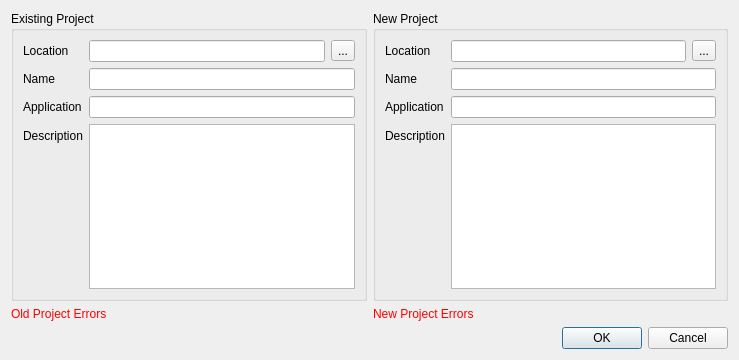
<?xml version="1.0" encoding="UTF-8"?>
<ui version="4.0">
    <class>Dialog</class>
    <widget class="QDialog" name="Dialog">
        <property name="geometry">
            <rect>
                <x>0</x>
                <y>0</y>
                <width>739</width>
                <height>360</height>
            </rect>
        </property>
        <property name="windowTitle">
            <string>Dialog</string>
        </property>
        <layout class="QVBoxLayout" name="verticalLayout_4">
            <item>
                <layout class="QHBoxLayout" name="horizontalLayout_3">
                    <item>
                        <layout class="QVBoxLayout" name="verticalLayout_3">
                            <item>
                                <widget class="QGroupBox" name="groupBox">
                                    <property name="title">
                                        <string>Existing Project</string>
                                    </property>
                                    <layout class="QFormLayout" name="formLayout">
                                        <item row="0" column="0">
                                            <widget class="QLabel" name="label">
                                                <property name="text">
                                                    <string>Location</string>
                                                </property>
                                            </widget>
                                        </item>
                                        <item row="0" column="1">
                                            <layout class="QHBoxLayout" name="horizontalLayout">
                                                <item>
                                                    <widget class="QLineEdit" name="oldPathEdit"/>
                                                </item>
                                                <item>
                                                    <widget class="QToolButton" name="oldBrowseBtn">
                                                        <property name="text">
                                                            <string>...</string>
                                                        </property>
                                                    </widget>
                                                </item>
                                            </layout>
                                        </item>
                                        <item row="1" column="0">
                                            <widget class="QLabel" name="label_4">
                                                <property name="text">
                                                    <string>Name</string>
                                                </property>
                                            </widget>
                                        </item>
                                        <item row="1" column="1">
                                            <widget class="QLineEdit" name="oldNameEdit"/>
                                        </item>
                                        <item row="2" column="0">
                                            <widget class="QLabel" name="label_2">
                                                <property name="text">
                                                    <string>Application</string>
                                                </property>
                                            </widget>
                                        </item>
                                        <item row="2" column="1">
                                            <widget class="QLineEdit" name="oldAppEdit"/>
                                        </item>
                                        <item row="3" column="0">
                                            <widget class="QLabel" name="label_3">
                                                <property name="text">
                                                    <string>Description</string>
                                                </property>
                                            </widget>
                                        </item>
                                        <item row="3" column="1">
                                            <widget class="QTextEdit" name="oldDescriptionEdit"/>
                                        </item>
                                    </layout>
                                </widget>
                            </item>
                            <item>
                                <widget class="QLabel" name="oldErrorLabel">
                                    <property name="styleSheet">
                                        <string notr="true">color: red;</string>
                                    </property>
                                    <property name="text">
                                        <string>Old Project Errors</string>
                                    </property>
                                </widget>
                            </item>
                        </layout>
                    </item>
                    <item>
                        <layout class="QVBoxLayout" name="verticalLayout"/>
                    </item>
                    <item>
                        <layout class="QVBoxLayout" name="verticalLayout_2">
                            <item>
                                <widget class="QGroupBox" name="groupBox_2">
                                    <property name="title">
                                        <string>New Project</string>
                                    </property>
                                    <layout class="QFormLayout" name="formLayout_2">
                                        <item row="0" column="0">
                                            <widget class="QLabel" name="label_5">
                                                <property name="text">
                                                    <string>Location</string>
                                                </property>
                                            </widget>
                                        </item>
                                        <item row="0" column="1">
                                            <layout class="QHBoxLayout" name="horizontalLayout_2">
                                                <item>
                                                    <widget class="QLineEdit" name="newPathEdit"/>
                                                </item>
                                                <item>
                                                    <widget class="QToolButton" name="newBrowseBtn">
                                                        <property name="text">
                                                            <string>...</string>
                                                        </property>
                                                    </widget>
                                                </item>
                                            </layout>
                                        </item>
                                        <item row="1" column="0">
                                            <widget class="QLabel" name="label_8">
                                                <property name="text">
                                                    <string>Name</string>
                                                </property>
                                            </widget>
                                        </item>
                                        <item row="1" column="1">
                                            <widget class="QLineEdit" name="newNameEdit"/>
                                        </item>
                                        <item row="2" column="0">
                                            <widget class="QLabel" name="label_6">
                                                <property name="text">
                                                    <string>Application</string>
                                                </property>
                                            </widget>
                                        </item>
                                        <item row="2" column="1">
                                            <widget class="QLineEdit" name="newAppEdit"/>
                                        </item>
                                        <item row="3" column="0">
                                            <widget class="QLabel" name="label_7">
                                                <property name="text">
                                                    <string>Description</string>
                                                </property>
                                            </widget>
                                        </item>
                                        <item row="3" column="1">
                                            <widget class="QTextEdit" name="newDescriptionEdit"/>
                                        </item>
                                    </layout>
                                </widget>
                            </item>
                            <item>
                                <widget class="QLabel" name="newErrorLabel">
                                    <property name="styleSheet">
                                        <string notr="true">color: red;</string>
                                    </property>
                                    <property name="text">
                                        <string>New Project Errors</string>
                                    </property>
                                </widget>
                            </item>
                        </layout>
                    </item>
                </layout>
            </item>
            <item>
                <widget class="QDialogButtonBox" name="buttonBox">
                    <property name="orientation">
                        <enum>Qt::Horizontal</enum>
                    </property>
                    <property name="standardButtons">
                        <set>QDialogButtonBox::Cancel|QDialogButtonBox::Ok</set>
                    </property>
                </widget>
            </item>
        </layout>
    </widget>
    <resources/>
    <connections>
        <connection>
            <sender>buttonBox</sender>
            <signal>accepted()</signal>
            <receiver>Dialog</receiver>
            <slot>accept()</slot>
            <hints>
                <hint type="sourcelabel">
                    <x>248</x>
                    <y>254</y>
                </hint>
                <hint type="destinationlabel">
                    <x>157</x>
                    <y>274</y>
                </hint>
            </hints>
        </connection>
        <connection>
            <sender>buttonBox</sender>
            <signal>rejected()</signal>
            <receiver>Dialog</receiver>
            <slot>reject()</slot>
            <hints>
                <hint type="sourcelabel">
                    <x>316</x>
                    <y>260</y>
                </hint>
                <hint type="destinationlabel">
                    <x>286</x>
                    <y>274</y>
                </hint>
            </hints>
        </connection>
    </connections>
</ui>
